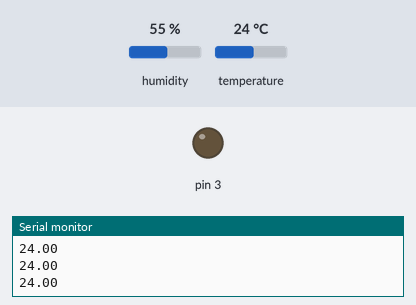
This sketch was run on a simulated Arduino Uno, built with avr-gcc and run on an emulated ATmega328P. Shown: output pins drawn as LEDs (lit = HIGH), the last lines printed to the serial monitor. The inputs (shaded band) are chosen by the test bench; at power-on: temperature 24 °C, humidity 55 %.

Above: at 2.8 s.
2.9 s: temperature set to 22 °C
At 5.5 s:
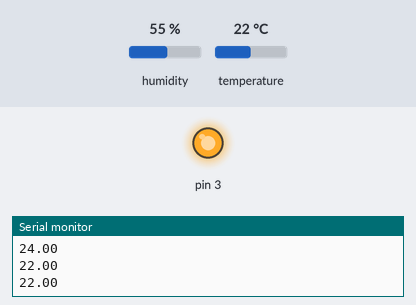
6.5 s: temperature set to 28 °C
At 10.3 s:
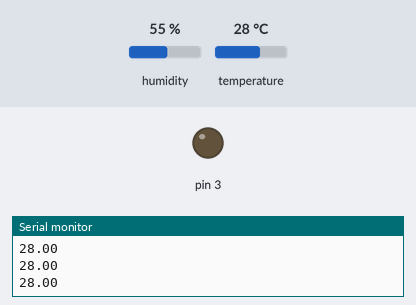
10.6 s: temperature set to 12 °C
At 14.0 s:
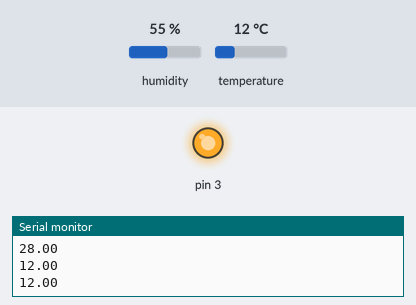
Timing chart, 0 to 15.5 s (numbered marks = the images above; inputs shaded):
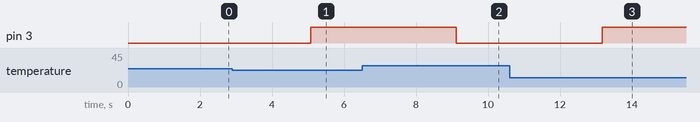

Measured:
- the behaviour switches between 24 and 23 °C on temperature (found by bisection; images 0 and 1)
- after the input at 2.9 s, pin 3: LOW → HIGH after 2.2 s
- after the input at 6.5 s, pin 3: HIGH → LOW after 2.6 s
- after the input at 10.6 s, pin 3: LOW → HIGH after 2.6 s

The sketch:

main.ino
```cpp
#include "RecupData.h"
SendTemp RecupData(100);
void setup() {
  // put your setup code here, to run once:

}

void loop() {


 RecupData.ReadTempToRasp();
 RecupData.ChangeTemp();

}
```

RecupData.cpp
```cpp
#include "RecupData.h"
#include "Arduino.h"
#include "DHT.h"

#define DHTPIN 2
#define DHTTYPE DHT11

DHT dht(DHTPIN, DHTTYPE);

SendTemp::SendTemp(float temp){
    this->TempData = temp ;
    pinMode(3, OUTPUT);
}

void SendTemp::Off()
{
    digitalWrite(3, LOW);
}

void SendTemp::On()
{
    digitalWrite(3, HIGH);
}

void SendTemp::ReadTempToRasp(){
        Serial.begin(9600);
        dht.begin();
        //Serial.print("Temperature : ");
        this->TempData = dht.readTemperature();
        Serial.println(this->TempData);
        delay(1000);
}

float SendTemp::ReadTemp(){
        Serial.begin(9600);
        dht.begin();
        Serial.print("Temperature : ");
        this->TempData = dht.readTemperature();
        return this->TempData ;
}

void SendTemp::ChangeTemp(){
      if(this->TempData < 24)
      {
        On();
      }
      else
      {
        Off();
      }
}
```

RecupData.h
```cpp
#ifndef TEMPERATURE_H
#define TEMPERATURE_H
#include "Arduino.h"

class SendTemp
{
    private :
        double TempData ;
    public :
        SendTemp(float temp);
        void ReadTempToRasp() ;
        float ReadTemp() ;
        void SendData();
        void ChangeTemp();
        void On();
        void Off();
};
#endif
```
